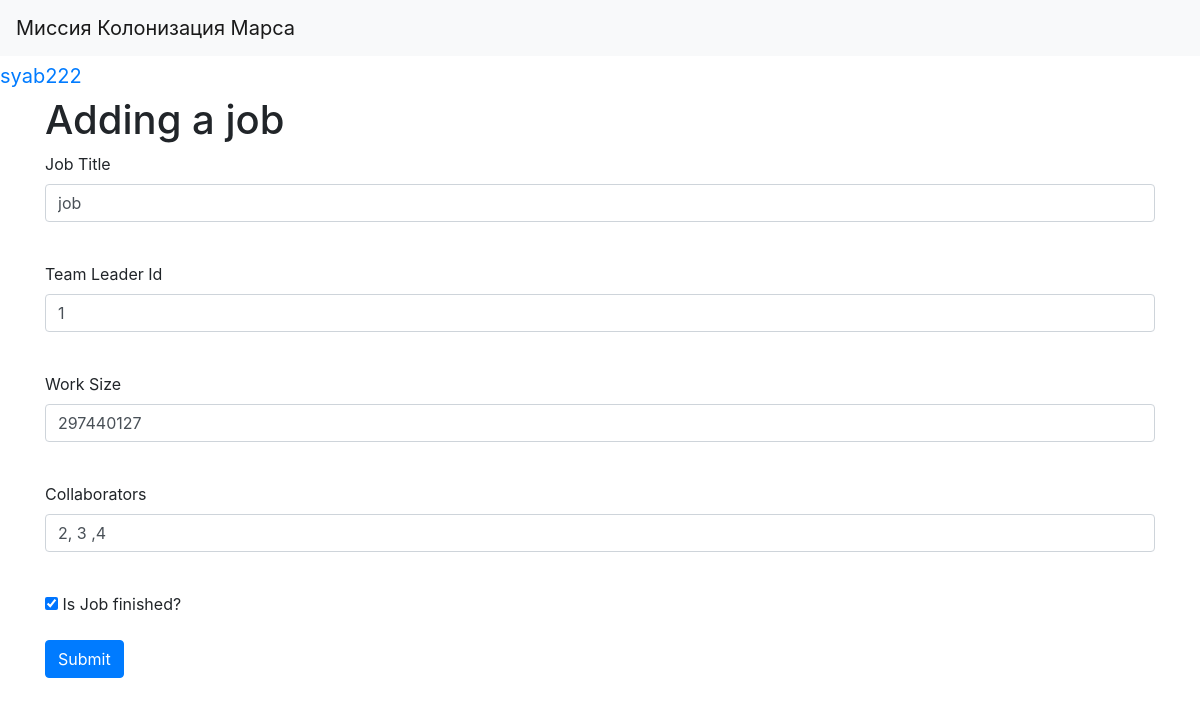
/edit_job/2 (signed in), run on the app's committed database.
### data/users.py (models this page shows, shortened)
class User(SqlAlchemyBase, UserMixin):
    __tablename__ = 'users'
    id = sqlalchemy.Column(sqlalchemy.Integer,
                           primary_key=True, autoincrement=True)
    name = sqlalchemy.Column(sqlalchemy.String, nullable=True)
    about = sqlalchemy.Column(sqlalchemy.String, nullable=True)
    email = sqlalchemy.Column(sqlalchemy.String,
                              index=True, unique=True, nullable=True)
    hashed_password = sqlalchemy.Column(sqlalchemy.String, nullable=True)
    created_date = sqlalchemy.Column(sqlalchemy.DateTime,
                                     default=datetime.datetime.now)
    jobs = orm.relation("Jobs", back_populates='user')

### data/jobs.py (models this page shows)
class Jobs(SqlAlchemyBase):
    __tablename__ = 'jobs'
    id = sqlalchemy.Column(sqlalchemy.Integer,
                           primary_key=True, autoincrement=True)
    team_leader = sqlalchemy.Column(sqlalchemy.Integer,
                                    sqlalchemy.ForeignKey("users.id"),
                                    nullable=True)
    job = sqlalchemy.Column(sqlalchemy.String, nullable=True)
    work_size = sqlalchemy.Column(sqlalchemy.Integer, nullable=True)
    collaborators = sqlalchemy.Column(sqlalchemy.String, nullable=True)
    start_date = sqlalchemy.Column(sqlalchemy.String, nullable=True)
    end_date = sqlalchemy.Column(sqlalchemy.String, nullable=True)
    is_finished = sqlalchemy.Column(sqlalchemy.Boolean, default=False)
    user = orm.relation('User')

### main.py (the view, shortened to what this page needs)
@app.route('/edit_job/<int:id>', methods=['GET', 'POST'])
@login_required
def edit_job(id):
    form = JobForm()
    if request.method == 'GET':
        db_sess = db_session.create_session()
        jobs = db_sess.query(Jobs).filter(Jobs.id == id,
                                          Jobs.user == current_user).first()
        if jobs:
            form.title.data = jobs.job
            form.team_leader_id.data = jobs.team_leader
            form.work_size.data = jobs.work_size
            form.collaborators.data = jobs.collaborators
            form.is_finished.data = jobs.is_finished
        else:
            abort(404)
    return render_template('jobs.html', form=form)

### forms/job.py
class JobForm(FlaskForm):
    title = StringField('Job Title', validators=[DataRequired()])
    team_leader_id = StringField("Team Leader Id")
    work_size = StringField('Work Size')
    collaborators = StringField('Collaborators')
    is_finished = BooleanField('Is Job finished?')
    submit = SubmitField('Submit')

### data/db_session.py (called while the page is built)
def create_session() -> Session:
    global __factory
    return __factory()

### main.py (called while the page is built)
@login_manager.user_loader
def load_user(user_id):
    db_sess = db_session.create_session()
    return db_sess.query(User).get(user_id)

### templates/jobs.html (shortened to what this page needs)
{% extends "base.html" %}
{% block content %}
<h1>Adding a job</h1>
<form action="" method="post">
    <p>
        {{ form.title.label }}<br>
        {{ form.title(class="form-control") }}<br>
    </p>
    <p>
        {{ form.team_leader_id.label }}<br>
        {{ form.team_leader_id(class="form-control") }}<br>
    </p>
    <p>
        {{ form.work_size.label }}<br>
        {{ form.work_size(class="form-control") }}<br>
    </p>
    <p>
        {{ form.collaborators.label }}<br>
        {{ form.collaborators(class="form-control") }}<br>
    </p>
    <p>{{ form.is_finished() }} {{ form.is_finished.label }}</p>
    <p>{{ form.submit(type="submit", class="btn btn-primary") }}</p>
</form>
{% endblock %}

### templates/base.html (shortened to what this page needs)
<!doctype html>
<html lang="en">
<head>
    <link rel="stylesheet"
          href="https://stackpath.bootstrapcdn.com/bootstrap/4.4.1/css/bootstrap.min.css"
>
</head>
<body>
<header>
    <nav class="navbar navbar-light bg-light">
        <a class="navbar-brand" href="#">Миссия Колонизация Марса</a>
    </nav>
    {% if current_user.is_authenticated %}
        <a class="navbar-brand" href="/logout">{{ current_user.name }}</a>
    {% else %}
        <p>
            <a class="btn btn-primary " href="/register">Registration</a>
            <a class="btn btn-success" href="/login">Log in</a>
        </p>
    {% endif %}
</header>
<main role="main" class="container">
    {% block content %}{% endblock %}
</main>
</body>
</html>

### data on the page
User: name "syab222"
Jobs: work_size "297440127", collaborators "2, 3 ,4", is_finished "☑"
